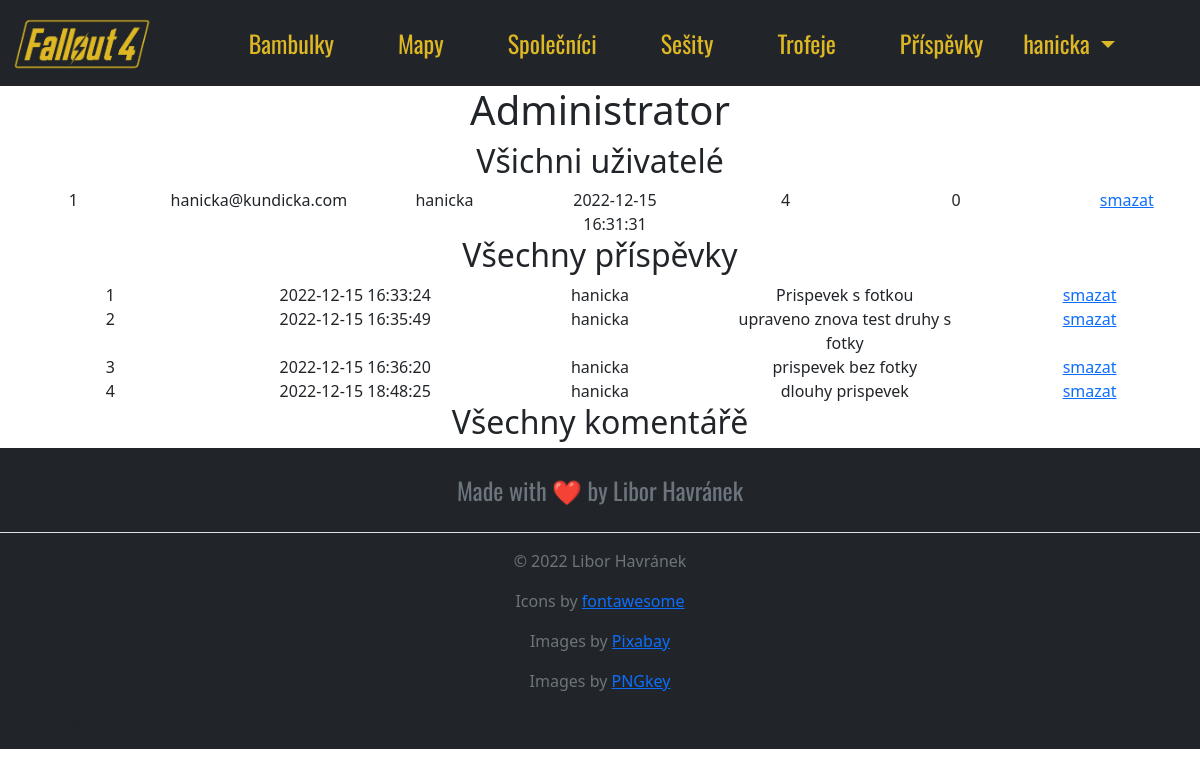
Page /admin (signed in) on the earlier database version.
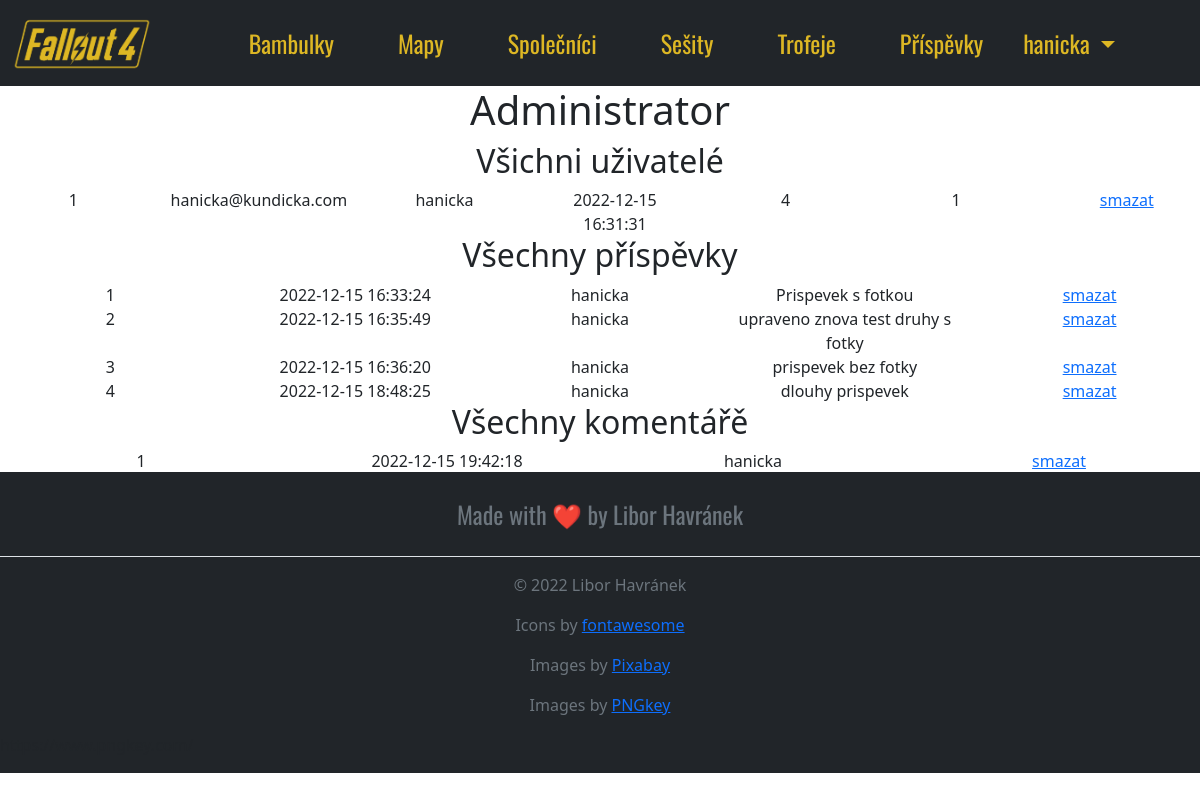
Same page on the later database version.
### website/models.py (models this page shows)
class User(db.Model, UserMixin):
    id = db.Column(db.Integer, primary_key=True)
    email = db.Column(db.String(150), unique=True)
    username = db.Column(db.String(150), unique=True)
    password = db.Column(db.String(150))
    date_created = db.Column(db.DateTime(timezone=True), default=func.now())
    posts = db.relationship('Post', backref='user', cascade="all, delete")
    comments = db.relationship('Comment', backref='user', cascade="all, delete")
    likes = db.relationship('Like', backref='user', passive_deletes=True)
    dislikes = db.relationship('Dislike', backref='user', passive_deletes=True)

class Post(db.Model):
    id = db.Column(db.Integer, primary_key=True)
    text = db.Column(db.Text, nullable=False)
    title = db.Column(db.String(150), nullable=False)
    post_pic = db.Column(db.String(150), nullable=True)
    date_created = db.Column(db.DateTime(timezone=True), default=func.now())
    author = db.Column(db.Integer, db.ForeignKey('user.id', ondelete="CASCADE"), nullable=False)
    comments = db.relationship('Comment', backref='post', passive_deletes=True)
    likes = db.relationship('Like', backref='post', passive_deletes=True)
    dislikes = db.relationship('Dislike', backref='post', passive_deletes=True)

class Comment(db.Model):
    id = db.Column(db.Integer, primary_key=True)
    text = db.Column(db.String(200), nullable=False)
    date_created = db.Column(db.DateTime(timezone=True), default=func.now())
    author = db.Column(db.Integer, db.ForeignKey('user.id', ondelete="CASCADE"), nullable=False)
    post_id = db.Column(db.Integer, db.ForeignKey('post.id', ondelete="CASCADE"), nullable=False)

### website/views.py (the view)
@views.route('/admin')
@login_required
def admin():
    users = User.query.order_by(User.date_created)
    posts = Post.query.order_by(Post.date_created)
    comments= Comment.query.order_by(Comment.date_created)
    return render_template('admin.html', user=current_user, users=users, posts=posts, comments=comments)

### website/__init__.py (called while the page is built)
def create_app():
    app = Flask(__name__)
    app.config['SECRET_KEY']= 'key'
    app.config['SQLALCHEMY_DATABASE_URI'] = f'sqlite:///{DB_NAME}'
    db.init_app(app)
    UPLOAD_FOLDER = 'website/static/images/uploads'
    app.config['UPLOAD_FOLDER'] = UPLOAD_FOLDER
    from .views import views
    from .auth import auth
    app.register_blueprint(views, url_prefix=('/'))
    app.register_blueprint(auth, url_prefix=('/'))
    from .models import User, Post, Comment, Like, Dislike
    create_database(app)
    login_manager = LoginManager()
    login_manager.login_view = 'auth.login'
    login_manager.init_app(app)
    ckeditor = CKEditor(app)
    @login_manager.user_loader
    def load_user(id):
        return User.query.get(int(id))
    return app

### website/templates/admin.html
{% extends 'base.html' %}
{% block content %}
<center>
<h1>Administrator</h1>
<h2>Všichni uživatelé</h2>
{% for user in users%}
<div class="row">
    <div class="col">{{user.id}}</div>
    <div class="col">{{user.email}}</div>
    <div class="col">{{user.username}}</div>
    <div class="col">{{user.date_created}}</div>
    <div class="col">{{user.posts|length}}</div>
    <div class="col">{{user.comments|length}}</div>
    <div class="col"><a href="/delete_user/{{user.id}}">smazat</a></div>
</div>
{% endfor %}
<h2>Všechny příspěvky</h2>
{% for post in posts%}
<div class="row">
    <div class="col">{{post.id}}</div>
    <div class="col">{{post.date_created}}</div>
    <div class="col">{{post.user.username}}</div>
    <div class="col">{{post.title}}</div>
    <div class="col"><a href="/delete_post/{{post.id}}">smazat</a></div>
</div>
{% endfor %}
<h2>Všechny komentářě </h2>
{% for comment in comments %}
<div class="row">
    <div class="col">{{comment.id}}</div>
    <div class="col">{{comment.date_created}}</div>
    <div class="col">{{comment.user.username}}</div>
    <div class="col"><a href="/delete_comment/{{comment.id}}">smazat</a></div>
</div>
{% endfor %}
</center>
{% endblock %}

### website/templates/base.html (shortened to what this page needs)
<!doctype html>
<html lang="en">
  <head>
    <link href="https://cdn.jsdelivr.net/npm/bootstrap@5.2.3/dist/css/bootstrap.min.css" rel="stylesheet">
    <link rel="stylesheet" href="{{url_for('static', filename='css/style.css')}}">
    <link rel="stylesheet" href="{{url_for('static', filename='css/bobblehead.css')}}">
    <link rel="stylesheet" href="{{url_for('static', filename='css/profile.css')}}">
    <link rel="stylesheet" href="{{url_for('static', filename='css/trophy.css')}}">
    <link rel="stylesheet" href="{{url_for('static', filename='css/bobbleheadsmap.css')}}">
    <link rel="stylesheet" href="{{url_for('static', filename='css/maps.css')}}">
    <link rel="stylesheet" href="{{url_for('static', filename='css/loginregistrpost.css')}}">
  </head>
  <body>
    {% include 'navbar.html' %}
    {% block content %}
    {% endblock content %}
  </body>
  <footer class="py-3 my-4 bg-dark paticka">
    <ul class="nav justify-content-center border-bottom pb-3 mb-3">
      <li class="nav-item"><a href="#" class="nav-link px-2 text-muted">Made with ❤️ by Libor Havránek</a></li>
    </ul>
    <p class="text-center text-muted">© 2022 Libor Havránek</p>
    <p class="text-center text-muted">Icons by <a href="https://fontawesome.com/">fontawesome</a></p>
    <p class="text-center text-muted">Images by <a href="https://pixabay.com/">Pixabay</a></p>
    <p class="text-center text-muted">Images by <a href="https://www.pngkey.com/">PNGkey</a></p>
  </footer>
</html>

### website/templates/navbar.html (shortened to what this page needs)
<nav class="navbar navbar-expand-lg bg-dark">
    <div class="container-fluid">
      <a href="/home"> <img class="fallout-logo" src="{{url_for('static', filename='images/logo.png')}}" alt="Bootstrap"></a>
      <div class="collapse navbar-collapse  justify-content-center" id="navbarNav">
        <ul class="navbar-nav">
          <li class="nav-item px-4">
            <a class="nav-link" aria-current="page" href="/bobbleheads">Bambulky</a>
          </li>
          <li class="nav-item px-4">
            <a class="nav-link" href="/maps">Mapy</a>
          </li>
          <li class="nav-item px-4">
            <a class="nav-link" href="#">Společníci</a>
          </li>
          <li class="nav-item px-4">
            <a class="nav-link" href="#">Sešity</a>
          </li>
            <li class="nav-item px-4">
              <a class="nav-link" href="/trophy">Trofeje</a>
            </li>
            <li class="nav-item px-4">
              <a class="nav-link" href="/post_board">Příspěvky</a>
            </li>
            <li class="nav-item dropdown">
                <a class="nav-link dropdown-toggle" href="#" role="button" data-bs-toggle="dropdown" aria-expanded="false">
                  {% if user.is_authenticated %}
                  {{current_user.username}}
                  {% else %}
                  Přihlášení
                  {% endif %}
                </a>
        </li>
        </ul>
      </div>
    </div>
  </nav>

### website/static/css/style.css (style rules this page uses)
.fallout-logo { width: 140px; height: 70px; }
.nav-link { color: rgb(221,183,36); font-family: 'Oswald', sans-serif; font-size: 2vw; }
.paticka { margin-top: -1px !important; margin-bottom: -1px !important; }

Differences in the rows shown:
computed for User "hanicka@kundicka.com": comments|length "0" → "1"
added Comment: id "1", date_created "2022-12-15 19:42:18", user.username "hanicka"
